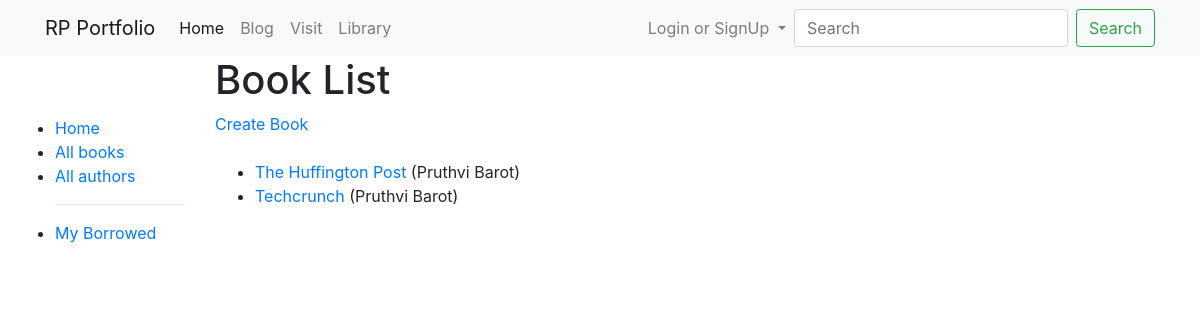
/library/books/, run on an earlier commit of the app's database.
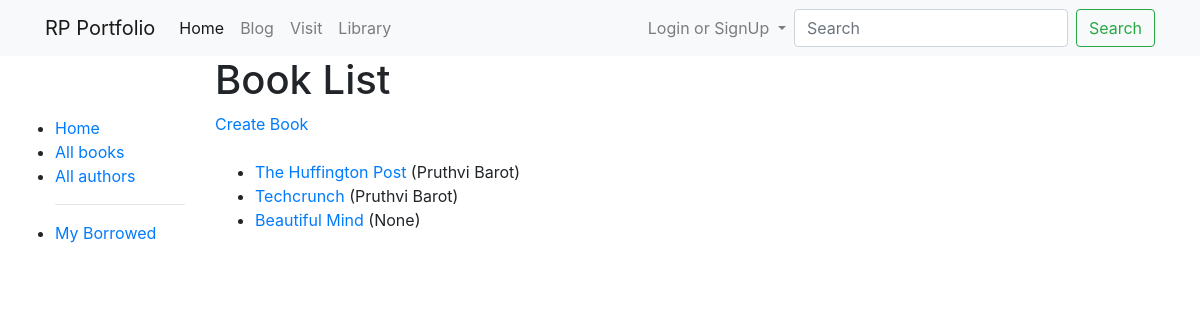
And on a later commit of the database.
### library/models.py (models this page shows, shortened)
class Book(models.Model):
    title = models.CharField(max_length=200)
    author = models.ForeignKey('Author', on_delete=models.SET_NULL, null=True)
    summary = models.TextField(max_length=1000, help_text='Enter a brief description of the book')
    isbn = models.CharField('ISBN', max_length=13, help_text='13 Character <a href="https://www.isbn-international.org/content/what-isbn">ISBN number</a>')
    genre = models.ManyToManyField(Genre, help_text='Select a genre for this book')
    language = models.ForeignKey('Language', on_delete=models.SET_NULL, null=True)
    def display_genre(self):
        """Creates a string for the Genre. This is required to display genre in Admin."""
        return ', '.join([genre.name for genre in self.genre.all()[:3]])
    display_genre.short_description = 'Genre'
    def get_absolute_url(self):
        return reverse('book-detail', args=[str(self.id)])

class Author(models.Model):
    first_name = models.CharField(max_length=100)
    last_name = models.CharField(max_length=100)
    date_of_birth = models.DateField(null=True, blank=True)
    date_of_death = models.DateField('Died', null=True, blank=True)
    class Meta:
        ordering = ['last_name']
    def __str__(self):
        return f'{self.first_name} {self.last_name}'

### library/views.py (the view)
# urls.py: path('books/',views.BookListView.as_view(),name="books"),
class BookListView(generic.ListView):
	model = Book
	queryset = Book.objects.all()
	template_name = 'book_list.html'  # Specify your own template name/location
	paginate_by = 10

### library/templates/book_list.html
{% extends "base_generic.html" %}
{% block content %}
  <h1>Book List</h1>
  <a href="{% url 'book_create' %}">Create Book</a>
  <br/><br/>
  {% if book_list %}
  <ul>
    {% for book in book_list %}
      <li>
        <a href="{{ book.get_absolute_url }}">{{ book.title }}</a> ({{book.author}})
      </li>
    {% endfor %}
  </ul>
  {% else %}
    <p>There are no books in the library.</p>
  {% endif %}
{% endblock %}

### library/templates/base_generic.html (shortened to what this page needs)
  {% extends "base.html" %}
    {% load static %}
        {% block sidebar %}
          <ul class="sidebar-nav">
            <li><a href="{% url 'index' %}">Home</a></li>
            <li><a href="{% url 'books' %}">All books</a></li>
            <li><a href="{% url 'authors' %}">All authors</a></li>
            <hr/>
            <li><a href="{% url 'my-borrowed' %}">My Borrowed</a></li>
                  </ul>
               {% endblock %}

### personal_portfolio/templates/base.html (shortened to what this page needs)
<!DOCTYPE html>
<html lang="en">
<head>
</head>
<body>
<link rel="stylesheet" href="https://stackpath.bootstrapcdn.com/bootstrap/4.1.3/css/bootstrap.min.css">
<nav class="navbar navbar-expand-lg navbar-light bg-light">
    <div class="container">
        <a class="navbar-brand" href="{% url 'project_index' %}">RP Portfolio</a>
        <div class="collapse navbar-collapse" id="navbarSupportedContent">
          <ul class="navbar-nav mr-auto">
            <li class="nav-item active">
              <a class="nav-link" href="{% url 'project_index' %}">Home</a>
            </li>
            <li class="nav-item">
              <a class="nav-link" href="{% url 'blog_index' %}">Blog</a>
            </li>
            <li class="nav-item">
              <a class="nav-link" href="{% url 'visit_index' %}">Visit</a>
            </li>
            <li class="nav-item">
              <a class="nav-link" href="{% url 'index' %}">Library</a>
            </li>
          </ul>
          <ul class="nav navbar-nav navbar-right">
            <li class="nav-item dropdown">
            <a class="nav-link dropdown-toggle" href="#" id="navbarDropdownMenuLink" data-toggle="dropdown" aria-haspopup="true" aria-expanded="false">
              {% if user.is_authenticated %}
              <span class="glyphicon glyphicon-user"></span>
              {{ user.get_username }}
              {% else %}
              Login or SignUp
              {% endif %}
            </a>
          </li>
          </ul>
          <form class="form-inline my-2 my-lg-0" action='/search/'>
      <input class="form-control mr-sm-2" type="search" placeholder="Search" name='q' aria-label="Search">
      <button class="btn btn-outline-success my-2 my-sm-0" type="submit">Search</button>
    </form>
        </div>
    </div>
</nav>
<div class="container-fluid">
<div class="row">
  <div class="col-md-2" style="margin-top: 5%;">
    {% block sidebar %}{% endblock %}
  </div>
  <div class="col-md-6">
  {% block content %}
  {% endblock %}
</div>
      <div class="col-sm-10 ">
      </div>
</div>
</div>
</body>
</html>

What changed in the data, as far as the page shows it:
added Book: title "Beautiful Mind", author "None"
